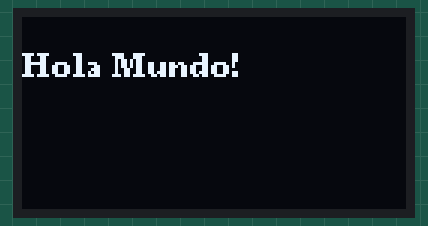
Bench run of a program on a simulated ESP32. Parts: 128×64 one-colour display. What the program prints to the serial monitor is not drawn.

Above: at 0.2 s.

The program:

main.cpp
```cpp
#include <Arduino.h>
#include <U8g2lib.h>

// Configura U8g2 para I2C software en los pines 19 (SCL) y 18 (SDA)
U8G2_SSD1306_128X64_NONAME_F_SW_I2C u8g2(
    U8G2_R0,        // Rotación normal
    /* clock=*/ 19, // SCL (SCK)
    /* data=*/ 18,  // SDA
    U8X8_PIN_NONE   // Sin pin de reset
);

void setup() {
  Serial.begin(115200);
  delay(100);

  u8g2.begin();
  u8g2.clearBuffer();
  u8g2.setFont(u8g2_font_ncenB08_tr);
  u8g2.drawStr(0, 20, "Hola Mundo!");
  u8g2.sendBuffer();

  Serial.println("Pantalla inicializada correctamente.");
}

void loop() {
  // No es necesario poner nada aquí para esta prueba
}
```
